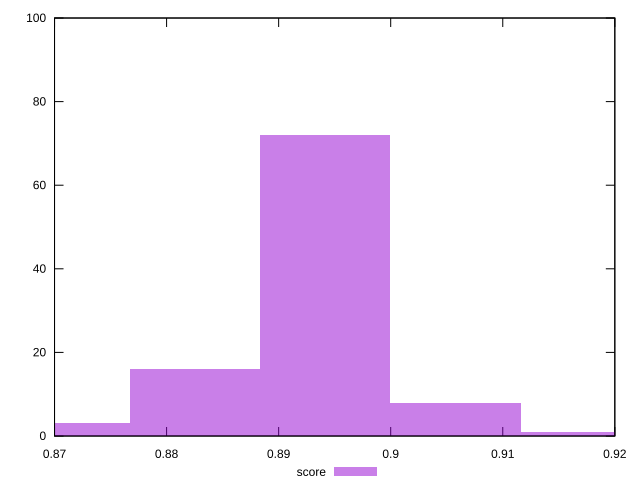

The script that saved this image:
reset

$score <<EOF
0.8941734692806395 72
0.8825608268224493 16
0.9173987541970197 1
0.9057861117388295 8
0.8709481843642591 3
EOF

set key outside below
set boxwidth 0.011612642458190122
set xrange [0.87:0.92]
set yrange [0:100]
set trange [0:100]
set style fill transparent solid 0.5 noborder
set terminal svg size 640, 490 enhanced background rgb 'white'
set output "report_00022_2021-02-20T12:08:46.964Z/first-contentful-paint/samples/pages+cached+noadtech+nomedia/score/histogram.svg"

plot $score title "score" with boxes

reset
